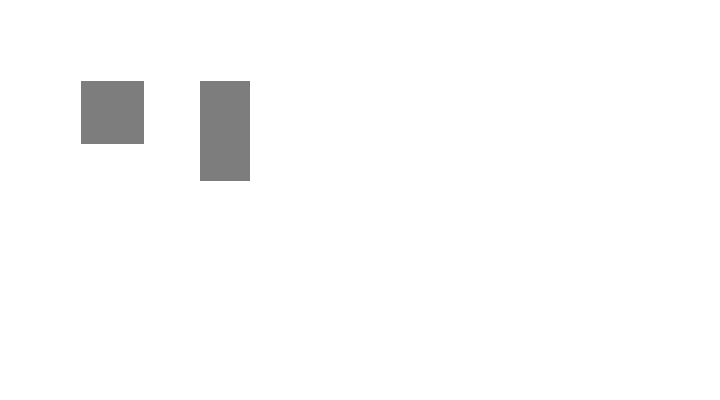
Frame 1 (no input)
Frame 60 (no input): identical to frame 1, image omitted
Frame 120 (the mouse pressed at the canvas centre since frame 60): identical to frame 1, image omitted

The p5.js sketch that drew this single still picture (run headless with seeded random() and noise() and a simulated clock; from frame 60 on, the mouse is pressed at the canvas centre):

// p5.js sketch
// ── sketch.js
// var times = 0;
function setup() {
  // Sets the screen to be 720 pixels wide and 400 pixels high
  createCanvas(720, 400);
  // background(2);
  noStroke();

  fill(200);
  rect(81, 81, 63, 63);
  rect(200, 81, 50, 100);

  // fill(204);
  // triangle(18, 18, 18, 360, 81, 360);

  // fill(204);
  // quad(189, 18, 216, 18, 216, 360, 144, 360);

  // fill(255);
  // ellipse(252, 144, 72, 72);

  // fill(204);
  // triangle(288, 18, 351, 360, 288, 360); 

  // fill(255);
  // arc(479, 300, 280, 280, PI, TWO_PI);
}
function draw(){
  // times++;
  // console.log("draw" + times);
  // ellipse(252, 144, 72, 72);
}
// ── p5.inspector.js
var myShapes = [];

if (document.readyState === 'complete') {
  pauseP5();
} else {
  window.addEventListener('load', function() {
    pauseP5();
    setTimeout(function() {
      startP5();
    }, 20);
  });
}

function pauseP5() {
  window.originalsetup = window.setup;
  window.originaldraw = window.draw;
  window.setup = null;
  window.draw = null;
}

function modifyp5() {
  var p5triangle = window.triangle;
  var p5rect = window.rect;

  window.triangle = function(x1, y1, x2, y2, x3, y3) {
    console.log('drawing a p5 triangle',arguments); // arguments = [1,2,3]

    var coordinates = [x1, y1, x2, y2, x3, y3];
    myShapes.push({
      type: 'triangle',
      coordinates: coordinates
    })
    p5triangle.apply(window.p5, arguments);
  }

  window.rect = function(x, y, w, h) {
    console.log('drawing a p5 rectangle',arguments); // arguments = [1,2,3]

    var coordinates = [x, y, w, h];
    myShapes.push({
      type: 'rect',
      coordinates: coordinates
    })
    p5rect.apply(window.p5, arguments);
  }
}

function startP5() {
  window.setup = function() {
    modifyp5();
    window.originalsetup();

    //link p5 canvas to myCanvas
    var s = new CanvasState(document.getElementById('defaultCanvas0'));

    //add code block and draw the code on canvas
    for(var i = 0; i < myShapes.length; i++){
      //draw shapes according to myShapes[]
      s.addShape(new Shape(s, myShapes[i].coordinates[0],myShapes[i].coordinates[1],
      myShapes[i].coordinates[2],myShapes[i].coordinates[3],'rgba(125,125,125,1)')); // The default is gray
      //add code blocks
      var codeContainer = document.createElement("div");
      codeContainer.id = "codeContainer"+i;
      var codeContent = myShapes[i].type + "(" + myShapes[i].coordinates + ");";
      var code = document.createTextNode(codeContent);
      codeContainer.appendChild(code);
      document.body.appendChild(codeContainer);
    }
  }
  window.draw = window.originaldraw;

  new p5();
}

function CanvasState(canvas){
  this.canvas = canvas;
  this.width = canvas.width;
  this.height = canvas.height;
  this.ctx = canvas.getContext('2d');

  // This complicates things a little but but fixes mouse co-ordinate problems
  // when there's a border or padding. See getMouse for more detail
  var stylePaddingLeft, stylePaddingTop, styleBorderLeft,
      styleBorderTop, html, myState, i;
  if (document.defaultView && document.defaultView.getComputedStyle) {
    this.stylePaddingLeft = parseInt(document.defaultView.getComputedStyle(canvas, null)['paddingLeft'], 10)      || 0;
    this.stylePaddingTop  = parseInt(document.defaultView.getComputedStyle(canvas, null)['paddingTop'], 10)       || 0;
    this.styleBorderLeft  = parseInt(document.defaultView.getComputedStyle(canvas, null)['borderLeftWidth'], 10)  || 0;
    this.styleBorderTop   = parseInt(document.defaultView.getComputedStyle(canvas, null)['borderTopWidth'], 10)   || 0;
  }

  // Some pages have fixed-position bars (like the stumbleupon bar) at the top or left of the page
  // They will mess up mouse coordinates and this fixes that
  html = document.body.parentNode;
  this.htmlTop = html.offsetTop;
  this.htmlLeft = html.offsetLeft;

  // **** Keep track of state! ****
  
  this.valid = false; // when set to false, the canvas will redraw everything
  this.shapes = [];  // the collection of things to be drawn
  this.dragging = false; // Keep track of when we are dragging
  this.resizeDragging = false; // Keep track of resize
  this.expectResize = -1; // save the # of the selection handle
  // the current selected object. In the future we could turn this into an array for multiple selection
  this.selection = null;
  this.dragoffx = 0; // See mousedown and mousemove events for explanation
  this.dragoffy = 0;

  // Holds the 8 tiny boxes that will be our selection handles
  // the selection handles will be in this order:
  // 0  1  2
  // 3     4
  // 5  6  7
  this.selectionHandles = [];
  for (i = 0; i < 8; i += 1) {
    this.selectionHandles.push(new Shape(this));
  }

  // **** Then events! ****
  
  // This is an example of a closure!
  // Right here "this" means the CanvasState. But we are making events on the Canvas itself,
  // and when the events are fired on the canvas the variable "this" is going to mean the canvas!
  // Since we still want to use this particular CanvasState in the events we have to save a reference to it.
  // This is our reference!
  var myState = this;
  
  //fixes a problem where double clicking causes text to get selected on the canvas
  canvas.addEventListener('selectstart', function(e) { e.preventDefault(); return false; }, false);
  // Up, down, and move are for dragging
  canvas.addEventListener('mousedown', function(e) {
    var mouse, mx, my, shapes, l, i, mySel;
    if (myState.expectResize !== -1) {
      myState.resizeDragging = true;
      return;
    }
    mouse = myState.getMouse(e);
    mx = mouse.x;
    my = mouse.y;
    shapes = myState.shapes;
    l = shapes.length;
    for (var i = l-1; i >= 0; i--) {
      if (shapes[i].contains(mx, my)) {
        var mySel = shapes[i];
        // Keep track of where in the object we clicked
        // so we can move it smoothly (see mousemove)
        myState.dragoffx = mx - mySel.x;
        myState.dragoffy = my - mySel.y;
        myState.dragging = true;
        myState.selection = mySel;
        myState.valid = false;
        return;
      }
    }
    // havent returned means we have failed to select anything.
    // If there was an object selected, we deselect it
    if (myState.selection) {
      myState.selection = null;
      myState.valid = false; // Need to clear the old selection border
    }
  }, true);
  canvas.addEventListener('mousemove', function(e) {
    var mouse = myState.getMouse(e),
        mx = mouse.x,
        my = mouse.y,
        oldx, oldy, i, cur;
    if (myState.dragging){
      var mouse = myState.getMouse(e);
      // We don't want to drag the object by its top-left corner, we want to drag it
      // from where we clicked. Thats why we saved the offset and use it here
      myState.selection.x = mouse.x - myState.dragoffx;
      myState.selection.y = mouse.y - myState.dragoffy;   
      myState.valid = false; // Something's dragging so we must redraw
    } else if(myState.resizeDragging){
      //resize!
      oldx = myState.selection.x;
      oldy = myState.selection.y;
      
      // 0  1  2
      // 3     4
      // 5  6  7
      switch (myState.expectResize) {
        case 0:
          myState.selection.x = mx;
          myState.selection.y = my;
          myState.selection.w += oldx - mx;
          myState.selection.h += oldy - my;
          break;
        case 1:
          myState.selection.y = my;
          myState.selection.h += oldy - my;
          break;
        case 2:
          myState.selection.y = my;
          myState.selection.w = mx - oldx;
          myState.selection.h += oldy - my;
          break;
        case 3:
          myState.selection.x = mx;
          myState.selection.w += oldx - mx;
          break;
        case 4:
          myState.selection.w = mx - oldx;
          break;
        case 5:
          myState.selection.x = mx;
          myState.selection.w += oldx - mx;
          myState.selection.h = my - oldy;
          break;
        case 6:
          myState.selection.h = my - oldy;
          break;
        case 7:
          myState.selection.w = mx - oldx;
          myState.selection.h = my - oldy;
          break;
      }
      
      myState.valid = false; // Something's dragging so we must redraw
    }
    // if there's a selection see if we grabbed one of the selection handles
    if (myState.selection !== null && !myState.resizeDragging) {
      for (i = 0; i < 8; i += 1) {
        // 0  1  2
        // 3     4
        // 5  6  7
        
        cur = myState.selectionHandles[i];
        
        // we dont need to use the ghost context because
        // selection handles will always be rectangles
        if (mx >= cur.x && mx <= cur.x + myState.selectionBoxSize &&
            my >= cur.y && my <= cur.y + myState.selectionBoxSize) {
          // we found one!
          myState.expectResize = i;
          myState.valid = false;
          
          switch (i) {
            case 0:
              this.style.cursor='nw-resize';
              break;
            case 1:
              this.style.cursor='n-resize';
              break;
            case 2:
              this.style.cursor='ne-resize';
              break;
            case 3:
              this.style.cursor='w-resize';
              break;
            case 4:
              this.style.cursor='e-resize';
              break;
            case 5:
              this.style.cursor='sw-resize';
              break;
            case 6:
              this.style.cursor='s-resize';
              break;
            case 7:
              this.style.cursor='se-resize';
              break;
          }
          return;
        }
        
      }
      // not over a selection box, return to normal
      myState.resizeDragging = false;
      myState.expectResize = -1;
      this.style.cursor = 'auto';
    }
  }, true);
  canvas.addEventListener('mouseup', function(e) {
    myState.dragging = false;
    myState.resizeDragging = false;
    myState.expectResize = -1;
    if (myState.selection !== null) {
      if (myState.selection.w < 0) {
          myState.selection.w = -myState.selection.w;
          myState.selection.x -= myState.selection.w;
      }
      if (myState.selection.h < 0) {
          myState.selection.h = -myState.selection.h;
          myState.selection.y -= myState.selection.h;
      }
    }
  }, true);
  // double click for making new shapes
  canvas.addEventListener('dblclick', function(e) {
    var mouse = myState.getMouse(e);
    myState.addShape(new Shape(myState, mouse.x - 10, mouse.y - 10, 20, 20, 'rgba(0,255,0,.6)'));
  }, true);
  
  // **** Options! ****
  
  this.selectionColor = '#CC0000';
  this.selectionWidth = 2;
  this.selectionBoxSize = 6;
  this.selectionBoxColor = 'darkred';  
  this.interval = 30;
  setInterval(function() { myState.draw(); }, myState.interval);
}

function Shape(state, x, y, w, h, fill) {
  // This is a very simple and unsafe constructor. All we're doing is checking if the values exist.
  // "x || 0" just means "if there is a value for x, use that. Otherwise use 0."
  // But we aren't checking anything else! We could put "Lalala" for the value of x 
  this.state = state;
  this.x = x || 0;
  this.y = y || 0;
  this.w = w || 1;
  this.h = h || 1;
  this.fill = fill || '#AAAAAA';
}

// Draws this shape to a given context
Shape.prototype.draw = function(ctx, optionalColor) {
  var i, cur, half;
  ctx.fillStyle = this.fill;
  ctx.fillRect(this.x, this.y, this.w, this.h);
  if (this.state.selection === this) {
    ctx.strokeStyle = this.state.selectionColor;
    ctx.lineWidth = this.state.selectionWidth;
    ctx.strokeRect(this.x,this.y,this.w,this.h);
    
    // draw the boxes
    half = this.state.selectionBoxSize / 2;
    
    // 0  1  2
    // 3     4
    // 5  6  7
    
    // top left, middle, right
    this.state.selectionHandles[0].x = this.x-half;
    this.state.selectionHandles[0].y = this.y-half;
    
    this.state.selectionHandles[1].x = this.x+this.w/2-half;
    this.state.selectionHandles[1].y = this.y-half;
    
    this.state.selectionHandles[2].x = this.x+this.w-half;
    this.state.selectionHandles[2].y = this.y-half;
    
    //middle left
    this.state.selectionHandles[3].x = this.x-half;
    this.state.selectionHandles[3].y = this.y+this.h/2-half;
    
    //middle right
    this.state.selectionHandles[4].x = this.x+this.w-half;
    this.state.selectionHandles[4].y = this.y+this.h/2-half;
    
    //bottom left, middle, right
    this.state.selectionHandles[6].x = this.x+this.w/2-half;
    this.state.selectionHandles[6].y = this.y+this.h-half;
    
    this.state.selectionHandles[5].x = this.x-half;
    this.state.selectionHandles[5].y = this.y+this.h-half;
    
    this.state.selectionHandles[7].x = this.x+this.w-half;
    this.state.selectionHandles[7].y = this.y+this.h-half;

    
    ctx.fillStyle = this.state.selectionBoxColor;
    for (i = 0; i < 8; i += 1) {
      cur = this.state.selectionHandles[i];
      ctx.fillRect(cur.x, cur.y, this.state.selectionBoxSize, this.state.selectionBoxSize);
    }
  }
};

// Determine if a point is inside the shape's bounds
Shape.prototype.contains = function(mx, my) {
  // All we have to do is make sure the Mouse X,Y fall in the area between
  // the shape's X and (X + Width) and its Y and (Y + Height)
  return  (this.x <= mx) && (this.x + this.w >= mx) &&
          (this.y <= my) && (this.y + this.h >= my);
}

CanvasState.prototype.addShape = function(shape) {
  this.shapes.push(shape);
  this.valid = false;  
}


CanvasState.prototype.clear = function() {
  this.ctx.clearRect(0, 0, this.width, this.height);
}

// While draw is called as often as the INTERVAL variable demands,
// It only ever does something if the canvas gets invalidated by our code
CanvasState.prototype.draw = function() {
  var ctx, shapes, l, i, shape, mySel;
  // if our state is invalid, redraw and validate!
  if (!this.valid) {
    ctx = this.ctx;
    shapes = this.shapes;
    this.clear();
    
    // ** Add stuff you want drawn in the background all the time here **
    
    // draw all shapes
    l = shapes.length;
    for (var i = 0; i < l; i++) {
      var shape = shapes[i];
      // console.log(shapes[i]);
      myShapes[i].coordinates = [shapes[i].x, shapes[i].y, shapes[i].w, shapes[i].h];
      // console.log(myShapes[i].coordinates);
      document.getElementById('codeContainer'+i).innerHTML = myShapes[i].type+"(" + myShapes[i].coordinates + ");"
      // We can skip the drawing of elements that have moved off the screen:
      if (shape.x <= this.width && shape.y <= this.height &&
          shape.x + shape.w >= 0 && shape.y + shape.h >= 0){
        shapes[i].draw(ctx);
      }
    }
    
    // draw selection
    // right now this is just a stroke along the edge of the selected Shape
    if (this.selection != null) {
      ctx.strokeStyle = this.selectionColor;
      ctx.lineWidth = this.selectionWidth;
      mySel = this.selection;
      ctx.strokeRect(mySel.x,mySel.y,mySel.w,mySel.h);
    }
    
    // ** Add stuff you want drawn on top all the time here **
    
    this.valid = true;
  }
};

// Creates an object with x and y defined, set to the mouse position relative to the state's canvas
// If you wanna be super-correct this can be tricky, we have to worry about padding and borders
CanvasState.prototype.getMouse = function(e) {
  var element = this.canvas, offsetX = 0, offsetY = 0, mx, my;
  
  // Compute the total offset
  if (element.offsetParent !== undefined) {
    do {
      offsetX += element.offsetLeft;
      offsetY += element.offsetTop;
      element = element.offsetParent;
    } while ((element));
  }

  // Add padding and border style widths to offset
  // Also add the <html> offsets in case there's a position:fixed bar
  offsetX += this.stylePaddingLeft + this.styleBorderLeft + this.htmlLeft;
  offsetY += this.stylePaddingTop + this.styleBorderTop + this.htmlTop;

  mx = e.pageX - offsetX;
  my = e.pageY - offsetY;
  
  // We return a simple javascript object (a hash) with x and y defined
  return {x: mx, y: my};
};
// ── shapes1+2.js
// By Simon Sarris
// www.simonsarris.com
// sarris@acm.org
//
// Code from the following pages merged by Andrew Clark (amclark7@gmail.com):
//   http://simonsarris.com/blog/510-making-html5-canvas-useful
//   http://simonsarris.com/blog/225-canvas-selecting-resizing-shape
// Last update June 2013
//
// Free to use and distribute at will
// So long as you are nice to people, etc

// Constructor for Shape objects to hold data for all drawn objects.
// For now they will just be defined as rectangles.
function Shape(state, x, y, w, h, fill) {
  "use strict";
  // This is a very simple and unsafe constructor. All we're doing is checking if the values exist.
  // "x || 0" just means "if there is a value for x, use that. Otherwise use 0."
  // But we aren't checking anything else! We could put "Lalala" for the value of x 
  this.state = state;
  this.x = x || 0;
  this.y = y || 0;
  this.w = w || 1;
  this.h = h || 1;
  this.fill = fill || '#AAAAAA';
}

// Draws this shape to a given context
Shape.prototype.draw = function(ctx, optionalColor) {
  "use strict";
  var i, cur, half;
  ctx.fillStyle = this.fill;
  ctx.fillRect(this.x, this.y, this.w, this.h);
  if (this.state.selection === this) {
    ctx.strokeStyle = this.state.selectionColor;
    ctx.lineWidth = this.state.selectionWidth;
    ctx.strokeRect(this.x,this.y,this.w,this.h);
    
    // draw the boxes
    half = this.state.selectionBoxSize / 2;
    
    // 0  1  2
    // 3     4
    // 5  6  7
    
    // top left, middle, right
    this.state.selectionHandles[0].x = this.x-half;
    this.state.selectionHandles[0].y = this.y-half;
    
    this.state.selectionHandles[1].x = this.x+this.w/2-half;
    this.state.selectionHandles[1].y = this.y-half;
    
    this.state.selectionHandles[2].x = this.x+this.w-half;
    this.state.selectionHandles[2].y = this.y-half;
    
    //middle left
    this.state.selectionHandles[3].x = this.x-half;
    this.state.selectionHandles[3].y = this.y+this.h/2-half;
    
    //middle right
    this.state.selectionHandles[4].x = this.x+this.w-half;
    this.state.selectionHandles[4].y = this.y+this.h/2-half;
    
    //bottom left, middle, right
    this.state.selectionHandles[6].x = this.x+this.w/2-half;
    this.state.selectionHandles[6].y = this.y+this.h-half;
    
    this.state.selectionHandles[5].x = this.x-half;
    this.state.selectionHandles[5].y = this.y+this.h-half;
    
    this.state.selectionHandles[7].x = this.x+this.w-half;
    this.state.selectionHandles[7].y = this.y+this.h-half;

    
    ctx.fillStyle = this.state.selectionBoxColor;
    for (i = 0; i < 8; i += 1) {
      cur = this.state.selectionHandles[i];
      ctx.fillRect(cur.x, cur.y, this.state.selectionBoxSize, this.state.selectionBoxSize);
    }
  }
};

// Determine if a point is inside the shape's bounds
Shape.prototype.contains = function(mx, my) {
  "use strict";
  // All we have to do is make sure the Mouse X,Y fall in the area between
  // the shape's X and (X + Height) and its Y and (Y + Height)
  return  (this.x <= mx) && (this.x + this.w >= mx) &&
          (this.y <= my) && (this.y + this.h >= my);
};

function CanvasState(canvas) {
  "use strict";
  // **** First some setup! ****
  
  this.canvas = canvas;
  this.width = canvas.width;
  this.height = canvas.height;
  this.ctx = canvas.getContext('2d');
  // This complicates things a little but but fixes mouse co-ordinate problems
  // when there's a border or padding. See getMouse for more detail
  var stylePaddingLeft, stylePaddingTop, styleBorderLeft, styleBorderTop,
      html, myState, i;
  if (document.defaultView && document.defaultView.getComputedStyle) {
    this.stylePaddingLeft = parseInt(document.defaultView.getComputedStyle(canvas, null).paddingLeft, 10)      || 0;
    this.stylePaddingTop  = parseInt(document.defaultView.getComputedStyle(canvas, null).paddingTop, 10)       || 0;
    this.styleBorderLeft  = parseInt(document.defaultView.getComputedStyle(canvas, null).borderLeftWidth, 10)  || 0;
    this.styleBorderTop   = parseInt(document.defaultView.getComputedStyle(canvas, null).borderTopWidth, 10)   || 0;
  }
  // Some pages have fixed-position bars (like the stumbleupon bar) at the top or left of the page
  // They will mess up mouse coordinates and this fixes that
  html = document.body.parentNode;
  this.htmlTop = html.offsetTop;
  this.htmlLeft = html.offsetLeft;

  // **** Keep track of state! ****
  
  this.valid = false; // when set to false, the canvas will redraw everything
  this.shapes = [];  // the collection of things to be drawn
  this.dragging = false; // Keep track of when we are dragging
  this.resizeDragging = false; // Keep track of resize
  this.expectResize = -1; // save the # of the selection handle 
  // the current selected object. In the future we could turn this into an array for multiple selection
  this.selection = null;
  this.dragoffx = 0; // See mousedown and mousemove events for explanation
  this.dragoffy = 0;
  
  // New, holds the 8 tiny boxes that will be our selection handles
  // the selection handles will be in this order:
  // 0  1  2
  // 3     4
  // 5  6  7
  this.selectionHandles = [];
  for (i = 0; i < 8; i += 1) {
    this.selectionHandles.push(new Shape(this));
  }
  
  // **** Then events! ****
  
  // This is an example of a closure!
  // Right here "this" means the CanvasState. But we are making events on the Canvas itself,
  // and when the events are fired on the canvas the variable "this" is going to mean the canvas!
  // Since we still want to use this particular CanvasState in the events we have to save a reference to it.
  // This is our reference!
  myState = this;
  
  //fixes a problem where double clicking causes text to get selected on the canvas
  canvas.addEventListener('selectstart', function(e) { e.preventDefault(); return false; }, false);
  // Up, down, and move are for dragging
  canvas.addEventListener('mousedown', function(e) {
    var mouse, mx, my, shapes, l, i, mySel;
    if (myState.expectResize !== -1) {
      myState.resizeDragging = true;
      return;
    }
    mouse = myState.getMouse(e);
    mx = mouse.x;
    my = mouse.y;
    shapes = myState.shapes;
    l = shapes.length;
    for (i = l-1; i >= 0; i -= 1) {
      if (shapes[i].contains(mx, my)) {
        mySel = shapes[i];
        // Keep track of where in the object we clicked
        // so we can move it smoothly (see mousemove)
        myState.dragoffx = mx - mySel.x;
        myState.dragoffy = my - mySel.y;
        myState.dragging = true;
        myState.selection = mySel;
        myState.valid = false;
        return;
      }
    }
    // havent returned means we have failed to select anything.
    // If there was an object selected, we deselect it
    if (myState.selection) {
      myState.selection = null;
      myState.valid = false; // Need to clear the old selection border
    }
  }, true);
  canvas.addEventListener('mousemove', function(e) {
    var mouse = myState.getMouse(e),
        mx = mouse.x,
        my = mouse.y,
        oldx, oldy, i, cur;
    if (myState.dragging){
      mouse = myState.getMouse(e);
      // We don't want to drag the object by its top-left corner, we want to drag it
      // from where we clicked. Thats why we saved the offset and use it here
      myState.selection.x = mouse.x - myState.dragoffx;
      myState.selection.y = mouse.y - myState.dragoffy;   
      myState.valid = false; // Something's dragging so we must redraw
    } else if (myState.resizeDragging) {
      // time ro resize!
      oldx = myState.selection.x;
      oldy = myState.selection.y;
      
      // 0  1  2
      // 3     4
      // 5  6  7
      switch (myState.expectResize) {
        case 0:
          myState.selection.x = mx;
          myState.selection.y = my;
          myState.selection.w += oldx - mx;
          myState.selection.h += oldy - my;
          break;
        case 1:
          myState.selection.y = my;
          myState.selection.h += oldy - my;
          break;
        case 2:
          myState.selection.y = my;
          myState.selection.w = mx - oldx;
          myState.selection.h += oldy - my;
          break;
        case 3:
          myState.selection.x = mx;
          myState.selection.w += oldx - mx;
          break;
        case 4:
          myState.selection.w = mx - oldx;
          break;
        case 5:
          myState.selection.x = mx;
          myState.selection.w += oldx - mx;
          myState.selection.h = my - oldy;
          break;
        case 6:
          myState.selection.h = my - oldy;
          break;
        case 7:
          myState.selection.w = mx - oldx;
          myState.selection.h = my - oldy;
          break;
      }
      
      myState.valid = false; // Something's dragging so we must redraw
    }
  
    // if there's a selection see if we grabbed one of the selection handles
    if (myState.selection !== null && !myState.resizeDragging) {
      for (i = 0; i < 8; i += 1) {
        // 0  1  2
        // 3     4
        // 5  6  7
        
        cur = myState.selectionHandles[i];
        
        // we dont need to use the ghost context because
        // selection handles will always be rectangles
        if (mx >= cur.x && mx <= cur.x + myState.selectionBoxSize &&
            my >= cur.y && my <= cur.y + myState.selectionBoxSize) {
          // we found one!
          myState.expectResize = i;
          myState.valid = false;
          
          switch (i) {
            case 0:
              this.style.cursor='nw-resize';
              break;
            case 1:
              this.style.cursor='n-resize';
              break;
            case 2:
              this.style.cursor='ne-resize';
              break;
            case 3:
              this.style.cursor='w-resize';
              break;
            case 4:
              this.style.cursor='e-resize';
              break;
            case 5:
              this.style.cursor='sw-resize';
              break;
            case 6:
              this.style.cursor='s-resize';
              break;
            case 7:
              this.style.cursor='se-resize';
              break;
          }
          return;
        }
        
      }
      // not over a selection box, return to normal
      myState.resizeDragging = false;
      myState.expectResize = -1;
      this.style.cursor = 'auto';
    }
  }, true);
  canvas.addEventListener('mouseup', function(e) {
    myState.dragging = false;
    myState.resizeDragging = false;
    myState.expectResize = -1;
    if (myState.selection !== null) {
      if (myState.selection.w < 0) {
          myState.selection.w = -myState.selection.w;
          myState.selection.x -= myState.selection.w;
      }
      if (myState.selection.h < 0) {
          myState.selection.h = -myState.selection.h;
          myState.selection.y -= myState.selection.h;
      }
    }
  }, true);
  // double click for making new shapes
  canvas.addEventListener('dblclick', function(e) {
    var mouse = myState.getMouse(e);
    myState.addShape(new Shape(myState, mouse.x - 10, mouse.y - 10, 20, 20, 'rgba(0,255,0,.6)'));
  }, true);
  
  // **** Options! ****
  
  this.selectionColor = '#CC0000';
  this.selectionWidth = 2;  
  this.selectionBoxSize = 6;
  this.selectionBoxColor = 'darkred';
  this.interval = 30;
  setInterval(function() { myState.draw(); }, myState.interval);
}

CanvasState.prototype.addShape = function(shape) {
  "use strict";
  this.shapes.push(shape);
  this.valid = false;
};

CanvasState.prototype.clear = function() {
  "use strict";
  this.ctx.clearRect(0, 0, this.width, this.height);
};

// While draw is called as often as the INTERVAL variable demands,
// It only ever does something if the canvas gets invalidated by our code
CanvasState.prototype.draw = function() {
  "use strict";
  var ctx, shapes, l, i, shape, mySel;
  // if our state is invalid, redraw and validate!
  if (!this.valid) {
    ctx = this.ctx;
    shapes = this.shapes;
    this.clear();
    
    // ** Add stuff you want drawn in the background all the time here **
    
    // draw all shapes
    l = shapes.length;
    for (i = 0; i < l; i += 1) {
      shape = shapes[i];
      // We can skip the drawing of elements that have moved off the screen:
      if (shape.x <= this.width && shape.y <= this.height &&
          shape.x + shape.w >= 0 && shape.y + shape.h >= 0) {
        shapes[i].draw(ctx);
      }
    }
    
    // draw selection
    // right now this is just a stroke along the edge of the selected Shape
    if (this.selection !== null) {
      ctx.strokeStyle = this.selectionColor;
      ctx.lineWidth = this.selectionWidth;
      mySel = this.selection;
      ctx.strokeRect(mySel.x,mySel.y,mySel.w,mySel.h);
    }
    
    // ** Add stuff you want drawn on top all the time here **
    
    this.valid = true;
  }
};


// Creates an object with x and y defined, set to the mouse position relative to the state's canvas
// If you wanna be super-correct this can be tricky, we have to worry about padding and borders
CanvasState.prototype.getMouse = function(e) {
  "use strict";
  var element = this.canvas, offsetX = 0, offsetY = 0, mx, my;
  
  // Compute the total offset
  if (element.offsetParent !== undefined) {
    do {
      offsetX += element.offsetLeft;
      offsetY += element.offsetTop;
      element = element.offsetParent;
    } while (element);
  }

  // Add padding and border style widths to offset
  // Also add the <html> offsets in case there's a position:fixed bar
  offsetX += this.stylePaddingLeft + this.styleBorderLeft + this.htmlLeft;
  offsetY += this.stylePaddingTop + this.styleBorderTop + this.htmlTop;

  mx = e.pageX - offsetX;
  my = e.pageY - offsetY;
  
  // We return a simple javascript object (a hash) with x and y defined
  return {x: mx, y: my};
};

// If you dont want to use <body onLoad='init()'>
// You could uncomment this init() reference and place the script reference inside the body tag
//init();

function init() {
  "use strict";
  var s = new CanvasState(document.getElementById('canvas1'));
  // add a large green rectangle
  s.addShape(new Shape(s, 260, 70, 60, 65, 'rgba(0,205,0,0.7)'));
  // add a green-blue rectangle
  s.addShape(new Shape(s, 240, 120, 40, 40, 'rgba(2,165,165,0.7)'));  
  // add a smaller purple rectangle
  s.addShape(new Shape(s, 5, 60, 25, 25, 'rgba(150,150,250,0.7)'));
}// By Simon Sarris
// www.simonsarris.com
// sarris@acm.org
//
// Code from the following pages merged by Andrew Clark (amclark7@gmail.com):
//   http://simonsarris.com/blog/510-making-html5-canvas-useful
//   http://simonsarris.com/blog/225-canvas-selecting-resizing-shape
// Last update June 2013
//
// Free to use and distribute at will
// So long as you are nice to people, etc

// Constructor for Shape objects to hold data for all drawn objects.
// For now they will just be defined as rectangles.
function Shape(state, x, y, w, h, fill) {
  "use strict";
  // This is a very simple and unsafe constructor. All we're doing is checking if the values exist.
  // "x || 0" just means "if there is a value for x, use that. Otherwise use 0."
  // But we aren't checking anything else! We could put "Lalala" for the value of x 
  this.state = state;
  this.x = x || 0;
  this.y = y || 0;
  this.w = w || 1;
  this.h = h || 1;
  this.fill = fill || '#AAAAAA';
}

// Draws this shape to a given context
Shape.prototype.draw = function(ctx, optionalColor) {
  "use strict";
  var i, cur, half;
  ctx.fillStyle = this.fill;
  ctx.fillRect(this.x, this.y, this.w, this.h);
  if (this.state.selection === this) {
    ctx.strokeStyle = this.state.selectionColor;
    ctx.lineWidth = this.state.selectionWidth;
    ctx.strokeRect(this.x,this.y,this.w,this.h);
    
    // draw the boxes
    half = this.state.selectionBoxSize / 2;
    
    // 0  1  2
    // 3     4
    // 5  6  7
    
    // top left, middle, right
    this.state.selectionHandles[0].x = this.x-half;
    this.state.selectionHandles[0].y = this.y-half;
    
    this.state.selectionHandles[1].x = this.x+this.w/2-half;
    this.state.selectionHandles[1].y = this.y-half;
    
    this.state.selectionHandles[2].x = this.x+this.w-half;
    this.state.selectionHandles[2].y = this.y-half;
    
    //middle left
    this.state.selectionHandles[3].x = this.x-half;
    this.state.selectionHandles[3].y = this.y+this.h/2-half;
    
    //middle right
    this.state.selectionHandles[4].x = this.x+this.w-half;
    this.state.selectionHandles[4].y = this.y+this.h/2-half;
    
    //bottom left, middle, right
    this.state.selectionHandles[6].x = this.x+this.w/2-half;
    this.state.selectionHandles[6].y = this.y+this.h-half;
    
    this.state.selectionHandles[5].x = this.x-half;
    this.state.selectionHandles[5].y = this.y+this.h-half;
    
    this.state.selectionHandles[7].x = this.x+this.w-half;
    this.state.selectionHandles[7].y = this.y+this.h-half;

    
    ctx.fillStyle = this.state.selectionBoxColor;
    for (i = 0; i < 8; i += 1) {
      cur = this.state.selectionHandles[i];
      ctx.fillRect(cur.x, cur.y, this.state.selectionBoxSize, this.state.selectionBoxSize);
    }
  }
};

// Determine if a point is inside the shape's bounds
Shape.prototype.contains = function(mx, my) {
  "use strict";
  // All we have to do is make sure the Mouse X,Y fall in the area between
  // the shape's X and (X + Height) and its Y and (Y + Height)
  return  (this.x <= mx) && (this.x + this.w >= mx) &&
          (this.y <= my) && (this.y + this.h >= my);
};

function CanvasState(canvas) {
  "use strict";
  // **** First some setup! ****
  
  this.canvas = canvas;
  this.width = canvas.width;
  this.height = canvas.height;
  this.ctx = canvas.getContext('2d');
  // This complicates things a little but but fixes mouse co-ordinate problems
  // when there's a border or padding. See getMouse for more detail
  var stylePaddingLeft, stylePaddingTop, styleBorderLeft, styleBorderTop,
      html, myState, i;
  if (document.defaultView && document.defaultView.getComputedStyle) {
    this.stylePaddingLeft = parseInt(document.defaultView.getComputedStyle(canvas, null).paddingLeft, 10)      || 0;
    this.stylePaddingTop  = parseInt(document.defaultView.getComputedStyle(canvas, null).paddingTop, 10)       || 0;
    this.styleBorderLeft  = parseInt(document.defaultView.getComputedStyle(canvas, null).borderLeftWidth, 10)  || 0;
    this.styleBorderTop   = parseInt(document.defaultView.getComputedStyle(canvas, null).borderTopWidth, 10)   || 0;
  }
  // Some pages have fixed-position bars (like the stumbleupon bar) at the top or left of the page
  // They will mess up mouse coordinates and this fixes that
  html = document.body.parentNode;
  this.htmlTop = html.offsetTop;
  this.htmlLeft = html.offsetLeft;

  // **** Keep track of state! ****
  
  this.valid = false; // when set to false, the canvas will redraw everything
  this.shapes = [];  // the collection of things to be drawn
  this.dragging = false; // Keep track of when we are dragging
  this.resizeDragging = false; // Keep track of resize
  this.expectResize = -1; // save the # of the selection handle 
  // the current selected object. In the future we could turn this into an array for multiple selection
  this.selection = null;
  this.dragoffx = 0; // See mousedown and mousemove events for explanation
  this.dragoffy = 0;
  
  // New, holds the 8 tiny boxes that will be our selection handles
  // the selection handles will be in this order:
  // 0  1  2
  // 3     4
  // 5  6  7
  this.selectionHandles = [];
  for (i = 0; i < 8; i += 1) {
    this.selectionHandles.push(new Shape(this));
  }
  
  // **** Then events! ****
  
  // This is an example of a closure!
  // Right here "this" means the CanvasState. But we are making events on the Canvas itself,
  // and when the events are fired on the canvas the variable "this" is going to mean the canvas!
  // Since we still want to use this particular CanvasState in the events we have to save a reference to it.
  // This is our reference!
  myState = this;
  
  //fixes a problem where double clicking causes text to get selected on the canvas
  canvas.addEventListener('selectstart', function(e) { e.preventDefault(); return false; }, false);
  // Up, down, and move are for dragging
  canvas.addEventListener('mousedown', function(e) {
    var mouse, mx, my, shapes, l, i, mySel;
    if (myState.expectResize !== -1) {
      myState.resizeDragging = true;
      return;
    }
    mouse = myState.getMouse(e);
    mx = mouse.x;
    my = mouse.y;
    shapes = myState.shapes;
    l = shapes.length;
    for (i = l-1; i >= 0; i -= 1) {
      if (shapes[i].contains(mx, my)) {
        mySel = shapes[i];
        // Keep track of where in the object we clicked
        // so we can move it smoothly (see mousemove)
        myState.dragoffx = mx - mySel.x;
        myState.dragoffy = my - mySel.y;
        myState.dragging = true;
        myState.selection = mySel;
        myState.valid = false;
        return;
      }
    }
    // havent returned means we have failed to select anything.
    // If there was an object selected, we deselect it
    if (myState.selection) {
      myState.selection = null;
      myState.valid = false; // Need to clear the old selection border
    }
  }, true);
  canvas.addEventListener('mousemove', function(e) {
    var mouse = myState.getMouse(e),
        mx = mouse.x,
        my = mouse.y,
        oldx, oldy, i, cur;
    if (myState.dragging){
      mouse = myState.getMouse(e);
      // We don't want to drag the object by its top-left corner, we want to drag it
      // from where we clicked. Thats why we saved the offset and use it here
      myState.selection.x = mouse.x - myState.dragoffx;
      myState.selection.y = mouse.y - myState.dragoffy;   
      myState.valid = false; // Something's dragging so we must redraw
    } else if (myState.resizeDragging) {
      // time ro resize!
      oldx = myState.selection.x;
      oldy = myState.selection.y;
      
      // 0  1  2
      // 3     4
      // 5  6  7
      switch (myState.expectResize) {
        case 0:
          myState.selection.x = mx;
          myState.selection.y = my;
          myState.selection.w += oldx - mx;
          myState.selection.h += oldy - my;
          break;
        case 1:
          myState.selection.y = my;
          myState.selection.h += oldy - my;
          break;
        case 2:
          myState.selection.y = my;
          myState.selection.w = mx - oldx;
          myState.selection.h += oldy - my;
          break;
        case 3:
          myState.selection.x = mx;
          myState.selection.w += oldx - mx;
          break;
        case 4:
          myState.selection.w = mx - oldx;
          break;
        case 5:
          myState.selection.x = mx;
          myState.selection.w += oldx - mx;
          myState.selection.h = my - oldy;
          break;
        case 6:
          myState.selection.h = my - oldy;
          break;
        case 7:
          myState.selection.w = mx - oldx;
          myState.selection.h = my - oldy;
          break;
      }
      
      myState.valid = false; // Something's dragging so we must redraw
    }
  
    // if there's a selection see if we grabbed one of the selection handles
    if (myState.selection !== null && !myState.resizeDragging) {
      for (i = 0; i < 8; i += 1) {
        // 0  1  2
        // 3     4
        // 5  6  7
        
        cur = myState.selectionHandles[i];
        
        // we dont need to use the ghost context because
        // selection handles will always be rectangles
        if (mx >= cur.x && mx <= cur.x + myState.selectionBoxSize &&
            my >= cur.y && my <= cur.y + myState.selectionBoxSize) {
          // we found one!
          myState.expectResize = i;
          myState.valid = false;
          
          switch (i) {
            case 0:
              this.style.cursor='nw-resize';
              break;
            case 1:
              this.style.cursor='n-resize';
              break;
            case 2:
              this.style.cursor='ne-resize';
              break;
            case 3:
              this.style.cursor='w-resize';
              break;
            case 4:
              this.style.cursor='e-resize';
              break;
            case 5:
              this.style.cursor='sw-resize';
              break;
            case 6:
              this.style.cursor='s-resize';
              break;
            case 7:
              this.style.cursor='se-resize';
              break;
          }
          return;
        }
        
      }
      // not over a selection box, return to normal
      myState.resizeDragging = false;
      myState.expectResize = -1;
      this.style.cursor = 'auto';
    }
  }, true);
  canvas.addEventListener('mouseup', function(e) {
    myState.dragging = false;
    myState.resizeDragging = false;
    myState.expectResize = -1;
    if (myState.selection !== null) {
      if (myState.selection.w < 0) {
          myState.selection.w = -myState.selection.w;
          myState.selection.x -= myState.selection.w;
      }
      if (myState.selection.h < 0) {
          myState.selection.h = -myState.selection.h;
          myState.selection.y -= myState.selection.h;
      }
    }
  }, true);
  // double click for making new shapes
  canvas.addEventListener('dblclick', function(e) {
    var mouse = myState.getMouse(e);
    myState.addShape(new Shape(myState, mouse.x - 10, mouse.y - 10, 20, 20, 'rgba(0,255,0,.6)'));
  }, true);
  
  // **** Options! ****
  
  this.selectionColor = '#CC0000';
  this.selectionWidth = 2;  
  this.selectionBoxSize = 6;
  this.selectionBoxColor = 'darkred';
  this.interval = 30;
  setInterval(function() { myState.draw(); }, myState.interval);
}

CanvasState.prototype.addShape = function(shape) {
  "use strict";
  this.shapes.push(shape);
  this.valid = false;
};

CanvasState.prototype.clear = function() {
  "use strict";
  this.ctx.clearRect(0, 0, this.width, this.height);
};

// While draw is called as often as the INTERVAL variable demands,
// It only ever does something if the canvas gets invalidated by our code
CanvasState.prototype.draw = function() {
  "use strict";
  var ctx, shapes, l, i, shape, mySel;
  // if our state is invalid, redraw and validate!
  if (!this.valid) {
    ctx = this.ctx;
    shapes = this.shapes;
    this.clear();
    
    // ** Add stuff you want drawn in the background all the time here **
    
    // draw all shapes
    l = shapes.length;
    for (i = 0; i < l; i += 1) {
      shape = shapes[i];
      // We can skip the drawing of elements that have moved off the screen:
      if (shape.x <= this.width && shape.y <= this.height &&
          shape.x + shape.w >= 0 && shape.y + shape.h >= 0) {
        shapes[i].draw(ctx);
      }
    }
    
    // draw selection
    // right now this is just a stroke along the edge of the selected Shape
    if (this.selection !== null) {
      ctx.strokeStyle = this.selectionColor;
      ctx.lineWidth = this.selectionWidth;
      mySel = this.selection;
      ctx.strokeRect(mySel.x,mySel.y,mySel.w,mySel.h);
    }
    
    // ** Add stuff you want drawn on top all the time here **
    
    this.valid = true;
  }
};


// Creates an object with x and y defined, set to the mouse position relative to the state's canvas
// If you wanna be super-correct this can be tricky, we have to worry about padding and borders
CanvasState.prototype.getMouse = function(e) {
  "use strict";
  var element = this.canvas, offsetX = 0, offsetY = 0, mx, my;
  
  // Compute the total offset
  if (element.offsetParent !== undefined) {
    do {
      offsetX += element.offsetLeft;
      offsetY += element.offsetTop;
      element = element.offsetParent;
    } while (element);
  }

  // Add padding and border style widths to offset
  // Also add the <html> offsets in case there's a position:fixed bar
  offsetX += this.stylePaddingLeft + this.styleBorderLeft + this.htmlLeft;
  offsetY += this.stylePaddingTop + this.styleBorderTop + this.htmlTop;

  mx = e.pageX - offsetX;
  my = e.pageY - offsetY;
  
  // We return a simple javascript object (a hash) with x and y defined
  return {x: mx, y: my};
};

// If you dont want to use <body onLoad='init()'>
// You could uncomment this init() reference and place the script reference inside the body tag
//init();

function init() {
  "use strict";
  var s = new CanvasState(document.getElementById('canvas1'));
  // add a large green rectangle
  s.addShape(new Shape(s, 260, 70, 60, 65, 'rgba(0,205,0,0.7)'));
  // add a green-blue rectangle
  s.addShape(new Shape(s, 240, 120, 40, 40, 'rgba(2,165,165,0.7)'));  
  // add a smaller purple rectangle
  s.addShape(new Shape(s, 5, 60, 25, 25, 'rgba(150,150,250,0.7)'));
}
